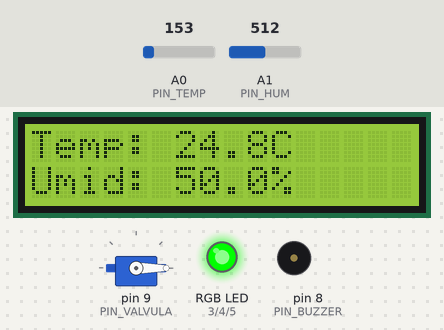
A sketch run on a simulated Arduino Uno, built with avr-gcc and run on an emulated ATmega328P. On the bench: servo, 16×2 character LCD, an RGB LED mixed from three pins (HIGH = lit), buzzer (waves = sounding). The inputs (shaded band) are chosen by the test bench; at power-on: A0 (PIN_TEMP) = 153, A1 (PIN_HUM) = 512. EEPROM starts erased; what the sketch prints to the serial monitor is not drawn.

Above: at 2.8 s.
2.9 s: A0 (PIN_TEMP) set to 182
At 4.6 s:
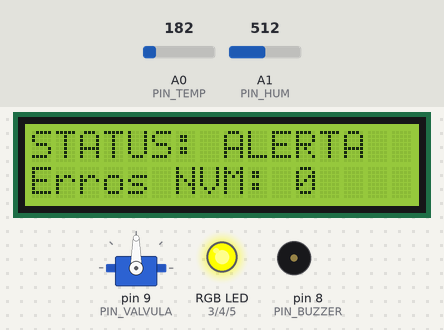
5.9 s: A1 (PIN_HUM) set to 218
At 6.3 s:
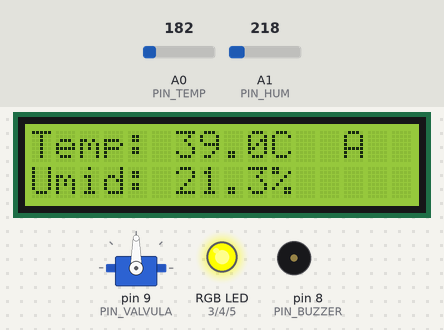
8.9 s: A1 (PIN_HUM) set to 188
At 11.81 s:
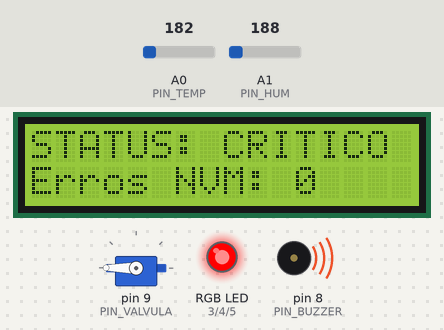
11.9 s: A1 (PIN_HUM) set to 306
At 14.5 s:
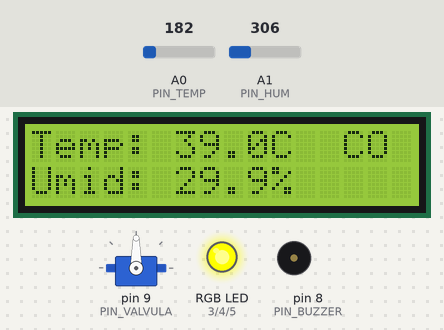
14.9 s: A0 (PIN_TEMP) set to 191
At 15.4 s:
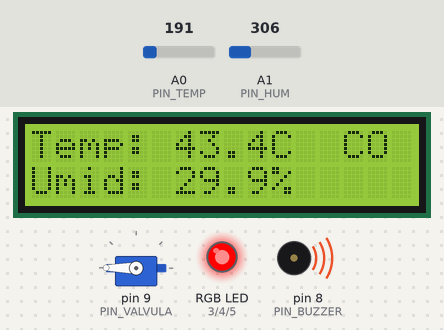
17.9 s: A0 (PIN_TEMP) set to 175
At 19.0 s:
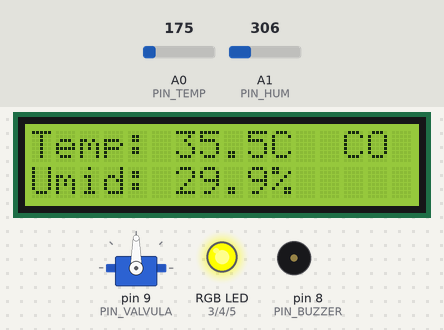
Timing chart, 0 to 20.9 s (numbered marks = the images above; inputs shaded):
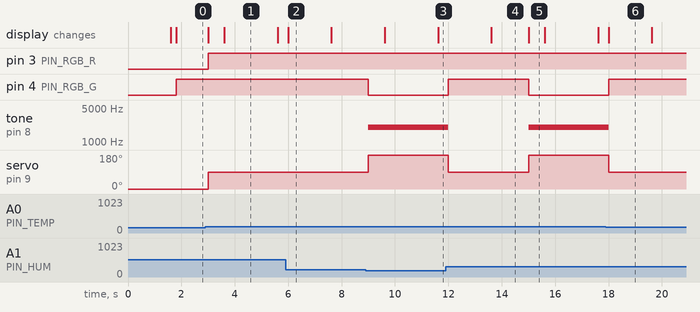

Measured:
- the behaviour switches between 173 and 174 on A0 (PIN_TEMP) (found by bisection; images 0 and 1)
- the behaviour switches between 205 and 204 on A1 (PIN_HUM) (found by bisection; images 2 and 3)
- after the input at 2.9 s, pin 3 (PIN_RGB_R): LOW → HIGH after 0.10 s; servo on pin 9 (PIN_VALVULA): 0° → 90° after 0.10 s
- after the input at 5.9 s, the display: changes after 0.11 s (image 2)
- after the input at 8.9 s, pin 4 (PIN_RGB_G): HIGH → LOW after 0.10 s; tone on pin 8 (PIN_BUZZER): silent → 2000 Hz after 0.10 s; servo on pin 9 (PIN_VALVULA): 90° → 180° after 0.10 s; the display: first changes after 0.71 s (image 3 shows a later state)
- after the input at 11.9 s, pin 4 (PIN_RGB_G): LOW → HIGH after 0.10 s; tone on pin 8 (PIN_BUZZER): 2000 Hz → silent after 0.10 s; servo on pin 9 (PIN_VALVULA): 180° → 90° after 0.10 s; the display: changes after 1.7 s (image 4)
- after the input at 14.9 s, pin 4 (PIN_RGB_G): HIGH → LOW after 0.10 s; tone on pin 8 (PIN_BUZZER): silent → 2000 Hz after 0.10 s; servo on pin 9 (PIN_VALVULA): 90° → 180° after 0.10 s
- after the input at 17.9 s, pin 4 (PIN_RGB_G): LOW → HIGH after 0.10 s; tone on pin 8 (PIN_BUZZER): 2000 Hz → silent after 0.10 s; servo on pin 9 (PIN_VALVULA): 180° → 90° after 0.10 s; the display: changes after 0.11 s (image 6)

The sketch:

main.ino
```cpp
/**
 * @brief Sistema de Monitoramento de Ilhas de Calor Urbanas — UrbanHeat
 *
 * @details
 * Nós de monitoramento instalados em postes e espaços públicos medem
 * temperatura (TMP36) e umidade relativa (potenciômetro) e respondem
 * proporcionalmente ao risco térmico detectado:
 *
 *   NORMAL  → LED verde,   válvula fechada  (0°),  buzzer off
 *   ALERTA  → LED amarelo, válvula parcial  (90°), buzzer off
 *   CRITICO → LED vermelho, válvula aberta  (180°), buzzer 2 kHz
 *   FALHA   → LED magenta, válvula fechada  (0°),  buzzer off
 *
 * O servo controla uma VÁLVULA DE ASPERSOR DE NÉVOA acoplada ao poste.
 * Aspersores de névoa são infraestrutura urbana real de mitigação de ilhas
 * de calor (utilizados em praças e calçadões em diversas cidades brasileiras).
 * Em FALHA a válvula fecha por segurança para evitar desperdício de água
 * com leitura de sensor inválida.
 *
 * Arquitetura de timers do ATmega328P:
 *   Timer0 → millis() — scheduler não-bloqueante, não conflita com nada
 *   Timer1 → biblioteca Servo — PWM contínuo da válvula
 *   Timer2 → tone() — buzzer de alerta
 *
 */

#include <LiquidCrystal.h>
#include <EEPROM.h>
#include <Servo.h>

/*---------------------------------------------------------------*/

/* PINOUT */
LiquidCrystal lcd(13, 12, 11, 10, 7, 6);

const uint8_t PIN_TEMP   = A0;
const uint8_t PIN_HUM    = A1;
const uint8_t PIN_RGB_R  = 3;
const uint8_t PIN_RGB_G  = 4;
const uint8_t PIN_RGB_B  = 5;
const uint8_t PIN_VALVULA = 9;
const uint8_t PIN_BUZZER = 8;

/*---------------------------------------------------------------*/

/* EEPROM */
const int EE_ADDR_TEMP_ERR = 0;
const int EE_ADDR_HUM_ERR  = sizeof(uint16_t);

/*---------------------------------------------------------------*/

/*
 * Limiares baseados em normas de conforto térmico urbano:
 *   35 °C → limite de conforto adaptativo em clima tropical (ABNT NBR 15575)
 *   40 °C → estresse térmico severo (OMS)
 *   40 %  → umidade mínima para conforto respiratório (ANVISA RDC 09/2003)
 *   20 %  → umidade crítica associada a episódios de ilha de calor seco
 *
 * A histerese de 1 °C / 1 % evita que atuadores oscilem quando o sensor
 * flutua em torno de um limiar.
 */
const float THR_TEMP_ALERTA  = 35.0f;
const float THR_TEMP_CRITICO = 40.0f;
const float THR_HUM_ALERTA   = 40.0f;
const float THR_HUM_CRITICO  = 20.0f;
const float HYSTERESIS       = 1.0f;

/* Faixa elétrica válida do TMP36 (~0,1 V a ~1,75 V → -40 °C a 125 °C) */
const float SENSOR_TEMP_MIN = -40.0f;
const float SENSOR_TEMP_MAX = 125.0f;

/*---------------------------------------------------------------*/

/* Cadências do scheduler */
const uint32_t INTERVAL_SENSORS = 200;   // ms — leitura e atuação
const uint32_t INTERVAL_LCD     = 2000;  // ms — alternância de página

uint32_t lastSensorTick = 0;
uint32_t lastLCDTick    = 0;

/*---------------------------------------------------------------*/

enum SystemState : uint8_t { NORMAL = 0, ALERTA, CRITICO, FALHA };

SystemState state        = NORMAL;
float       temperatura  = 0.0f;
float       umidade      = 0.0f;
bool        lcdPage      = false;

uint16_t    tempErrors   = 0;
uint16_t    humErrors    = 0;
bool        lastTempFail = false;
bool        lastHumFail  = false;

Servo valvula;

/*---------------------------------------------------------------*/

/**
 * @brief Lê os dois sensores, atualiza os valores globais e aciona a FSM.
 * Preserva o último valor válido (hold-last-value) em caso de falha pontual.
 */
void readSensors(void);
/*---------------------------------------------------------------*/
/**
 * @brief Converte a leitura do TMP36 (A0) para graus Celsius.
 * Fórmula: V = raw × 5,0/1023 → T = (V − 0,5) × 100.
 * Retorna NAN e registra erro se a tensão estiver fora da faixa do sensor.
 */
float readTemperature(void);
/*---------------------------------------------------------------*/
/**
 * @brief Converte a leitura do potenciômetro (A1) para % de umidade relativa.
 * Usa ponto flutuante ao invés de map() para preservar resolução sub-inteira.
 */
float readHumidity(void);
/*---------------------------------------------------------------*/
/**
 * @brief Avalia as leituras e transiciona o estado da FSM com histerese.
 * Subida de estado: imediata ao cruzar o limiar.
 * Descida de estado: exige cruzar (limiar − HYSTERESIS), um nível por vez.
 */
void updateState(bool tValid, bool hValid);
/*---------------------------------------------------------------*/
/**
 * @brief Aplica LED RGB, válvula de névoa e buzzer conforme o estado da FSM.
 *
 * Válvula de aspersor de névoa (servo):
 *   0°   → fechada  — temperatura nominal, sem ativação do sistema
 *   90°  → parcial  — risco emergente, névoa preventiva de baixa vazão
 *   180° → aberta   — ilha de calor ativa, névoa máxima de resfriamento
 *
 * Em FALHA a válvula fecha (0°) para evitar desperdício com sensor inválido.
 */
void applyActuators(void);
/*---------------------------------------------------------------*/
/**
 * @brief Atualiza o LCD 16×2 sem lcd.clear() para evitar flickering.
 * Página 0: leituras dos sensores. Página 1: estado da FSM e erros NVM.
 * Usa dtostrf() — única função AVR que converte float em string de forma
 * garantida em qualquer toolchain (snprintf %f falha no avr-libc padrão).
 */
void updateLCD(void);
/*---------------------------------------------------------------*/
/**
 * @brief Transmite payload JSON via UART, incluindo estado FALHA.
 * Emitir FALHA garante que o backend não interprete ausência de dado
 * como funcionamento normal.
 */
void sendJSON(void);
/*---------------------------------------------------------------*/
/**
 * @brief Define os níveis lógicos dos três canais do LED RGB.
 */
void setRGB(uint8_t r, uint8_t g, uint8_t b);
/*---------------------------------------------------------------*/
/**
 * @brief Incrementa e persiste o contador de falhas do TMP36 na EEPROM.
 * Cap em 0xFFFE para não colidir com o valor de chip virgem (0xFFFF).
 */
void registerTempError(void);
/*---------------------------------------------------------------*/
/**
 * @brief Incrementa e persiste o contador de falhas do potenciômetro na EEPROM.
 * Cap em 0xFFFE para não colidir com o valor de chip virgem (0xFFFF).
 */
void registerHumError(void);

/*---------------------------------------------------------------*/

void setup() {
  Serial.begin(9600);

  pinMode(PIN_RGB_R,  OUTPUT);
  pinMode(PIN_RGB_G,  OUTPUT);
  pinMode(PIN_RGB_B,  OUTPUT);
  pinMode(PIN_BUZZER, OUTPUT);

  valvula.attach(PIN_VALVULA);
  valvula.write(0);

  lcd.begin(16, 2);

  EEPROM.get(EE_ADDR_TEMP_ERR, tempErrors);
  EEPROM.get(EE_ADDR_HUM_ERR,  humErrors);
  // Chip virgem retorna 0xFFFF — sanitiza para zero
  if (tempErrors == 0xFFFF) { tempErrors = 0; EEPROM.put(EE_ADDR_TEMP_ERR, tempErrors); }
  if (humErrors  == 0xFFFF) { humErrors  = 0; EEPROM.put(EE_ADDR_HUM_ERR,  humErrors);  }

  Serial.println(F("===== URBANHEAT BOOT ====="));
  Serial.print(F("Erros TMP36 : ")); Serial.println(tempErrors);
  Serial.print(F("Erros POT   : ")); Serial.println(humErrors);
  Serial.println(F("=========================="));

  lcd.setCursor(0, 0); lcd.print(F("URBANHEAT"));
  lcd.setCursor(0, 1); lcd.print(F("Inicializando..."));
  delay(1500);
  lcd.clear();

  lastSensorTick = millis();
  lastLCDTick    = millis();
}

/*---------------------------------------------------------------*/

void loop() {
  uint32_t now = millis();

  if (now - lastSensorTick >= INTERVAL_SENSORS) {
    lastSensorTick = now;
    readSensors();
    applyActuators();
    sendJSON();
    if (!lcdPage) updateLCD(); // Atualiza dados em tempo real na página 0
  }

  if (now - lastLCDTick >= INTERVAL_LCD) {
    lastLCDTick = now;
    lcdPage = !lcdPage;
    updateLCD();
  }
}

/*---------------------------------------------------------------*/

void readSensors(void) {
  float t = readTemperature();
  float h = readHumidity();

  bool tValid = !isnan(t);
  bool hValid = !isnan(h);

  if (tValid) temperatura = t;
  if (hValid) umidade     = h;

  updateState(tValid, hValid);
}

/*---------------------------------------------------------------*/

float readTemperature(void) {
  int   raw = analogRead(PIN_TEMP);
  float v   = raw * (5.0f / 1023.0f);
  float t   = (v - 0.5f) * 100.0f;

  if (t < SENSOR_TEMP_MIN || t > SENSOR_TEMP_MAX) {
    if (!lastTempFail) registerTempError();
    lastTempFail = true;
    return NAN;
  }
  lastTempFail = false;
  return t;
}

/*---------------------------------------------------------------*/

float readHumidity(void) {
  int   raw = analogRead(PIN_HUM);
  float h   = raw * (100.0f / 1023.0f);

  if (h < 0.0f || h > 100.0f) {
    if (!lastHumFail) registerHumError();
    lastHumFail = true;
    return NAN;
  }
  lastHumFail = false;
  return h;
}

/*---------------------------------------------------------------*/

void updateState(bool tValid, bool hValid) {
  if (!tValid || !hValid) {
    state = FALHA;
    return;
  }

  bool tCrit      = temperatura >= THR_TEMP_CRITICO;
  bool tAlert     = temperatura >= THR_TEMP_ALERTA;
  bool hCrit      = umidade     <= THR_HUM_CRITICO;
  bool hAlert     = umidade     <= THR_HUM_ALERTA;
  bool tExitCrit  = temperatura <  (THR_TEMP_CRITICO - HYSTERESIS);
  bool tExitAlert = temperatura <  (THR_TEMP_ALERTA  - HYSTERESIS);
  bool hExitCrit  = umidade     >  (THR_HUM_CRITICO  + HYSTERESIS);
  bool hExitAlert = umidade     >  (THR_HUM_ALERTA   + HYSTERESIS);

  switch (state) {
    case NORMAL:
      if      (tCrit  || hCrit)  state = CRITICO;
      else if (tAlert || hAlert) state = ALERTA;
      break;

    case ALERTA:
      if      (tCrit || hCrit)           state = CRITICO;
      else if (tExitAlert && hExitAlert)  state = NORMAL;
      break;

    case CRITICO:
      if (tExitCrit && hExitCrit)
        state = (tAlert || hAlert) ? ALERTA : NORMAL;
      break;

    case FALHA:
      // Sensores voltaram a ser válidos — reavalia condição real
      state = NORMAL;
      updateState(tValid, hValid);
      break;
  }
}

/*---------------------------------------------------------------*/

void applyActuators(void) {
  switch (state) {
    case NORMAL:
      setRGB(LOW, HIGH, LOW);
      valvula.write(0);
      noTone(PIN_BUZZER);
      break;

    case ALERTA:
      setRGB(HIGH, HIGH, LOW);
      valvula.write(90);
      noTone(PIN_BUZZER);
      break;

    case CRITICO:
      setRGB(HIGH, LOW, LOW);
      valvula.write(180);
      tone(PIN_BUZZER, 2000);
      break;

    case FALHA:
      setRGB(HIGH, LOW, HIGH);
      valvula.write(0); // Fecha válvula — evita desperdício com sensor inválido
      noTone(PIN_BUZZER);
      break;
  }
}

/*---------------------------------------------------------------*/

void updateLCD(void) {
  char numBuf[8];
  char lineBuf[17];

  if (state == FALHA) {
    lcd.setCursor(0, 0); lcd.print(F("ERRO DE SENSOR  "));
    lcd.setCursor(0, 1); lcd.print(F("SISTEMA PAUSADO "));
    return;
  }

  if (!lcdPage) {
    dtostrf(temperatura, 5, 1, numBuf);
    snprintf(lineBuf, sizeof(lineBuf), "Temp:%sC  ", numBuf);
    lcd.setCursor(0, 0); lcd.print(lineBuf);

    dtostrf(umidade, 5, 1, numBuf);
    snprintf(lineBuf, sizeof(lineBuf), "Umid:%s%%  ", numBuf);
    lcd.setCursor(0, 1); lcd.print(lineBuf);
  } else {
    lcd.setCursor(0, 0);
    switch (state) {
      case NORMAL:  lcd.print(F("STATUS: NORMAL  ")); break;
      case ALERTA:  lcd.print(F("STATUS: ALERTA  ")); break;
      case CRITICO: lcd.print(F("STATUS: CRITICO ")); break;
      default: break;
    }
    snprintf(lineBuf, sizeof(lineBuf), "Erros NVM: %-4u ", (unsigned)(tempErrors + humErrors));
    lcd.setCursor(0, 1); lcd.print(lineBuf);
  }
}

/*---------------------------------------------------------------*/

void sendJSON(void) {
  Serial.print(F("{\"temp\":"));
  if (state == FALHA) {
    Serial.print(F("null,\"hum\":null"));
  } else {
    Serial.print(temperatura, 1);
    Serial.print(F(",\"hum\":"));
    Serial.print(umidade, 1);
  }
  Serial.print(F(",\"state\":\""));
  switch (state) {
    case NORMAL:  Serial.print(F("NORMAL"));  break;
    case ALERTA:  Serial.print(F("ALERTA"));  break;
    case CRITICO: Serial.print(F("CRITICO")); break;
    case FALHA:   Serial.print(F("FALHA"));   break;
  }
  Serial.print(F("\",\"errTemp\":"));
  Serial.print(tempErrors);
  Serial.print(F(",\"errHum\":"));
  Serial.print(humErrors);
  Serial.println(F("}"));
}

/*---------------------------------------------------------------*/

void setRGB(uint8_t r, uint8_t g, uint8_t b) {
  digitalWrite(PIN_RGB_R, r);
  digitalWrite(PIN_RGB_G, g);
  digitalWrite(PIN_RGB_B, b);
}

/*---------------------------------------------------------------*/

void registerTempError(void) {
  if (tempErrors < 0xFFFE) {
    tempErrors++;
    EEPROM.put(EE_ADDR_TEMP_ERR, tempErrors);
  }
  Serial.println(F("[FALHA] TMP36: fora da faixa eletrica — cabo partido ou desconectado."));
}

/*---------------------------------------------------------------*/

void registerHumError(void) {
  if (humErrors < 0xFFFE) {
    humErrors++;
    EEPROM.put(EE_ADDR_HUM_ERR, humErrors);
  }
  Serial.println(F("[FALHA] Potenciometro: fora da faixa de operacao."));
}
```
